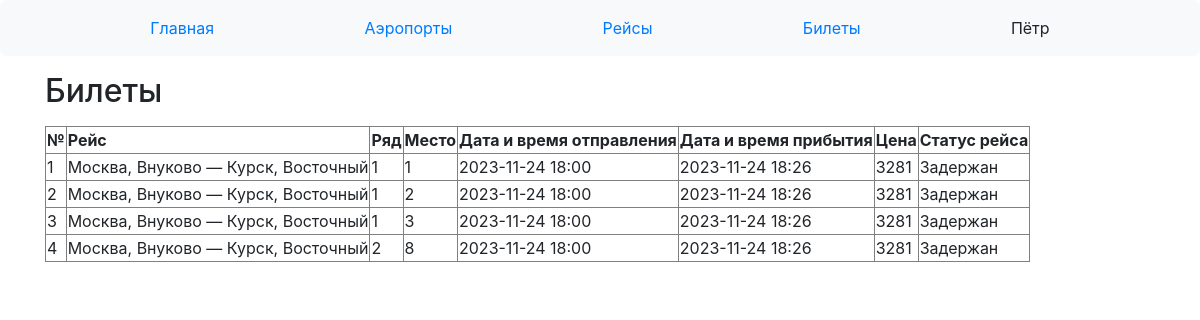
The app's page /client/tickets (signed in) with its own data.
### data/users.py (models this page shows, shortened)
class User(SqlAlchemyBase, UserMixin):
    __tablename__ = 'Users'
    id = sa.Column(sa.Integer, primary_key=True, autoincrement=True, unique=True, nullable=False)
    name = sa.Column(sa.String, nullable=False)
    email = sa.Column(sa.String, unique=True, nullable=False)
    hashed_password = sa.Column(sa.String, nullable=False)
    is_manager = sa.Column(sa.Boolean, nullable=False)

### data/tickets.py (models this page shows)
class Ticket(SqlAlchemyBase):
    __tablename__ = 'Tickets'
    id = sa.Column(sa.Integer, primary_key=True, autoincrement=True, unique=True, nullable=False)
    flight_id = sa.Column(sa.Integer, sa.ForeignKey('Flights.id'), nullable=False)
    row_num = sa.Column(sa.Integer, nullable=False)
    column_num = sa.Column(sa.Integer, nullable=False)
    user_id = sa.Column(sa.Integer, sa.ForeignKey('Users.id'), nullable=False)

### data/airports.py (models this page shows)
class Airport(SqlAlchemyBase):
    __tablename__ = 'Airports'
    id = sa.Column(sa.Integer, primary_key=True, autoincrement=True, unique=True, nullable=False)
    name = sa.Column(sa.String, nullable=False)
    city = sa.Column(sa.String, nullable=False)

### data/flights.py (models this page shows)
class Flight(SqlAlchemyBase):
    __tablename__ = 'Flights'
    id = sa.Column(sa.Integer, primary_key=True, autoincrement=True, unique=True, nullable=False)
    dept_airport_id = sa.Column(sa.Integer, sa.ForeignKey('Airports.id'), nullable=False)
    dest_airport_id = sa.Column(sa.Integer, sa.ForeignKey('Airports.id'), nullable=False)
    plane_id = sa.Column(sa.Integer, sa.ForeignKey('Planes.id'), nullable=False)
    dept_datetime = sa.Column(sa.DateTime, nullable=False)
    dest_datetime = sa.Column(sa.DateTime, nullable=False)
    price = sa.Column(sa.Integer, nullable=False)
    status_id = sa.Column(sa.Integer, sa.ForeignKey('Statuses.id'), nullable=False)

### data/statuses.py (models this page shows)
class Status(SqlAlchemyBase):
    __tablename__ = 'Statuses'
    id = sa.Column(sa.Integer, primary_key=True, autoincrement=True, unique=True, nullable=False)
    name = sa.Column(sa.String, unique=True, nullable=False)

### main.py (the view)
@app.route('/client/tickets')
def client_tickets():
    db_sess = db_session.create_session()
    return render_template('/client_tickets.html', tickets=db_session.create_session().query(tickets.Ticket)
                           .filter(tickets.Ticket.user_id == current_user.id),
                           airports=db_sess.query(airports.Airport).all(),
                           dept_airports=db_sess.query(airports.Airport)
                           .join(flights.Flight, flights.Flight.dept_airport_id == airports.Airport.id),
                           dest_airports=db_sess.query(airports.Airport)
                           .join(flights.Flight, flights.Flight.dest_airport_id == airports.Airport.id),
                           fs=db_sess.query(flights.Flight), planes=db_sess.query(planes.Plane),
                           statuses=db_sess.query(statuses.Status), ff=flights.Flight)

### data/db_session.py (called while the page is built)
def create_session() -> Session:
    global __factory
    return __factory()

### main.py (called while the page is built)
@login_manager.user_loader
def load_user(user_id):
    db_sess = db_session.create_session()
    return db_sess.query(User).get(user_id)

### templates/client_tickets.html
{% extends "base_client.html" %}
{% block content %}
<p><h2>Билеты</h2><p>
    <table border="">
        <tr>
            <td><b>№</b></td>
            <td><b>Рейс</b></td>
            <td><b>Ряд</b></td>
            <td><b>Место</b></td>
            <td><b>Дата и время отправления</b></td>
            <td><b>Дата и время прибытия</b></td>
            <td><b>Цена</b></td>
            <td><b>Статус рейса</b></td>
        </tr>
        {% for t in tickets.all() %}
        <tr>
            {% set flight = fs.filter(ff.id == t.flight_id).first() %}
            <td>{{ t.id }}</td>
            <td>{{ airports[flight.dept_airport_id-1].city }}, {{ airports[flight.dept_airport_id-1].name }} —
                {{ airports[flight.dest_airport_id-1].city }}, {{ airports[flight.dest_airport_id-1].name }}</td>
            <td>{{ t.row_num }}</td>
            <td>{{ t.column_num }}</td>
            <td>{{ ':'.join(flight.dept_datetime.__str__().split(':')[:-1]) }}</td>
            <td>{{ ':'.join(flight.dest_datetime.__str__().split(':')[:-1]) }}</td>
            <td>{{ flight.price }}</td>
            <td>{{ statuses[flight.status_id - 1].name }}</td>
        </tr>
        {% endfor %}
    </table>
{% endblock %}

### templates/base.html (shortened to what this page needs)
<!doctype html>
<html lang="en">
<head>
    <link rel="stylesheet"
          href="https://stackpath.bootstrapcdn.com/bootstrap/4.4.1/css/bootstrap.min.css"
>
</head>
<body>
<header>
    <nav class="navbar navbar-light bg-light">
        {% if current_user.is_authenticated %}
            {% block header %}{% endblock %}
            <div class="dropdown navbar navbar-light bg-light">
                <a class="dropbtn">{{ current_user.name }}</a>
            </div>
        {% endif %}
    </nav>
</header>
<main role="main" class="container">
    {% block content %}{% endblock %}
</main>
</body>
</html>

### templates/base.html (style rules this page uses)
.navbar { margin-left: 0; margin-right: 0; display: flex; justify-content: space-evenly; border-radius: 7px; }
.dropdown { display: inline-block; }

### records on screen
User: name "Пётр"
Ticket: id "1", row_num "1", column_num "1"
Airport: city "Москва", name "Внуково"
Airport: city "Курск", name "Восточный"
Flight: dept_datetime "2023-11-24 18:00", dest_datetime "2023-11-24 18:26", price "3281"
Status: name "Задержан"
Ticket: id "2", row_num "1", column_num "2"
Ticket: id "3", row_num "1", column_num "3"
Ticket: id "4", row_num "2", column_num "8"
